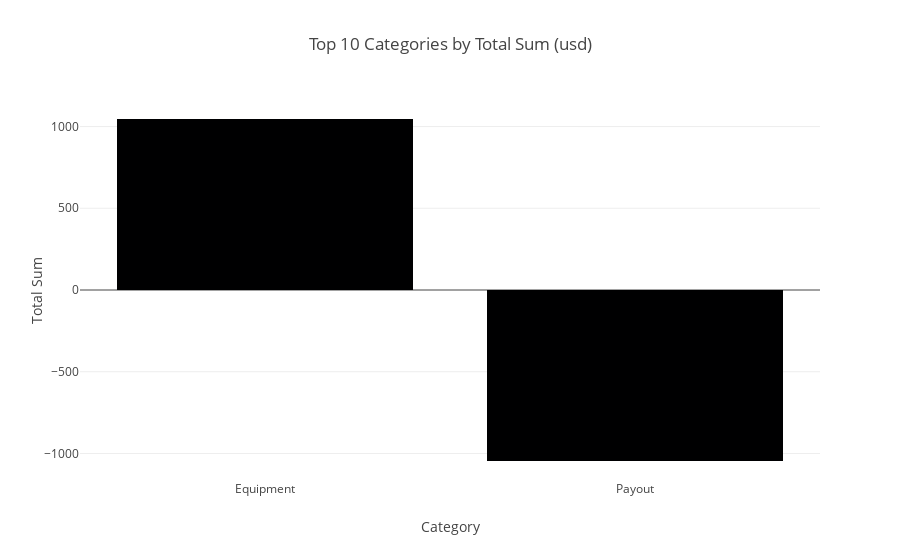
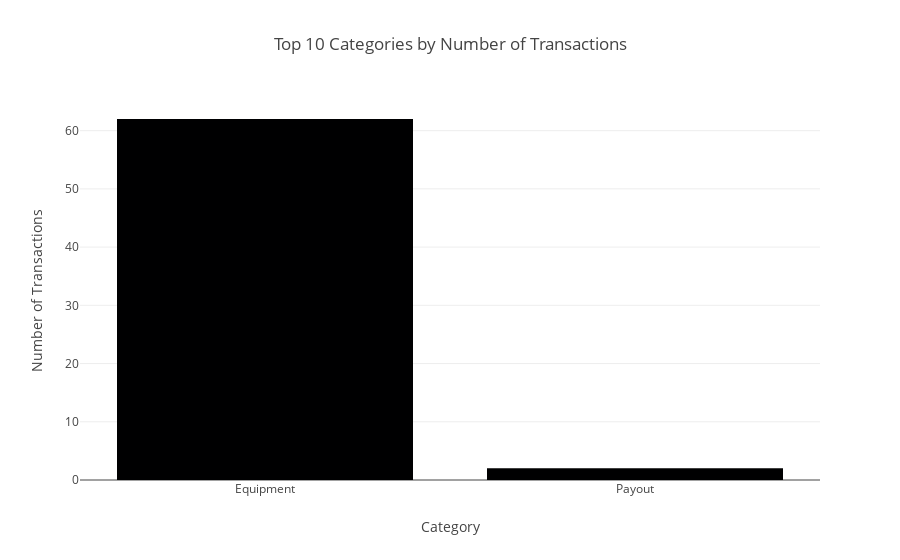
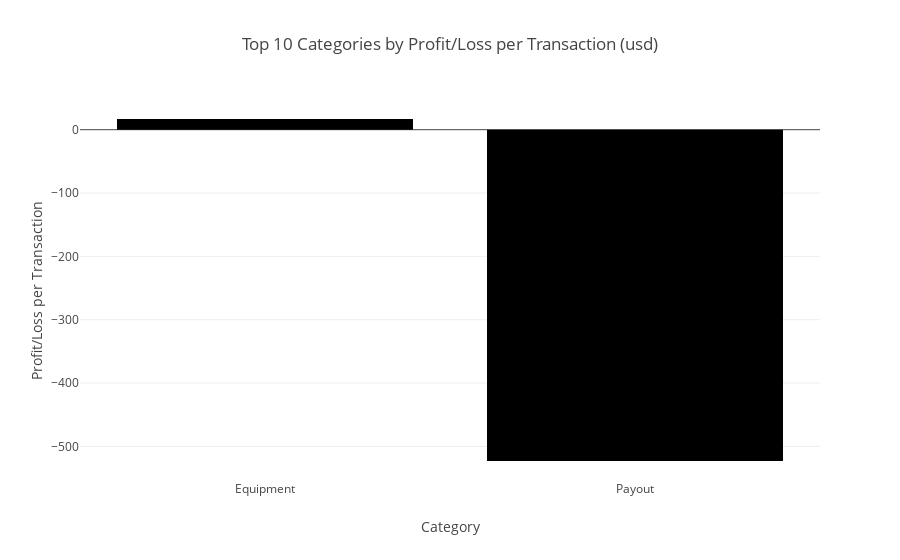

Notebook source saved alongside these figures, in order:
### Code cell
# Sort the DataFrame by 'Total Sum' in descending order and select the top 10 rows
top_10_total_sum_usd = category_summary_usd.sort_values(by='Total Sum', ascending=False).head(10)

# Create a horizontal bar graph for 'Total Sum'
fig_total_sum_usd = px.bar(top_10_total_sum_usd, x='Category', y='Total Sum',
                      title='Top 10 Categories by Total Sum (usd)')

# Create a horizontal bar graph for 'Number of Transactions'
top_10_transactions_usd = category_summary_usd.sort_values(by='Number of Transactions', ascending=False).head(10)
fig_transactions_usd = px.bar(top_10_transactions_usd, x='Category', y='Number of Transactions',
                          title='Top 10 Categories by Number of Transactions')

# Create a horizontal bar graph for 'Profit/Loss per Transaction'
top_10_profit_loss_usd = category_summary_usd.sort_values(by='Profit/Loss per Transaction', ascending=False).head(10)
fig_profit_loss_usd = px.bar(top_10_profit_loss_usd, x='Category', y='Profit/Loss per Transaction',
                        title='Top 10 Categories by Profit/Loss per Transaction (usd)')

# Show the interactive graphs
fig_total_sum_usd.show()
fig_transactions_usd.show()
fig_profit_loss_usd.show()

### Figure 1 — Plotly figure (JSON) as saved in the notebook; plotly's stock layout.template omitted (floating-point values rounded to 4 significant figures)
{"data": [{"alignmentgroup": "True", "hovertemplate": "Category=%{x}<br>Total Sum=%{y}<extra></extra>", "legendgroup": "", "marker": {"color": "#000001", "pattern": {"shape": ""}}, "name": "", "offsetgroup": "", "orientation": "v", "showlegend": false, "textposition": "auto", "type": "bar", "x": ["Equipment", "Payout"], "xaxis": "x", "y": [1046, -1046], "yaxis": "y"}], "layout": {"barmode": "relative", "legend": {"tracegroupgap": 0}, "title": {"text": "Top 10 Categories by Total Sum (usd)"}, "xaxis": {"anchor": "y", "domain": [0, 1], "title": {"text": "Category"}}, "yaxis": {"anchor": "x", "domain": [0, 1], "title": {"text": "Total Sum"}}}}

### Figure 2 — Plotly figure (JSON) as saved in the notebook; plotly's stock layout.template omitted (floating-point values rounded to 4 significant figures)
{"data": [{"alignmentgroup": "True", "hovertemplate": "Category=%{x}<br>Number of Transactions=%{y}<extra></extra>", "legendgroup": "", "marker": {"color": "#000001", "pattern": {"shape": ""}}, "name": "", "offsetgroup": "", "orientation": "v", "showlegend": false, "textposition": "auto", "type": "bar", "x": ["Equipment", "Payout"], "xaxis": "x", "y": [62, 2], "yaxis": "y"}], "layout": {"barmode": "relative", "legend": {"tracegroupgap": 0}, "title": {"text": "Top 10 Categories by Number of Transactions"}, "xaxis": {"anchor": "y", "domain": [0, 1], "title": {"text": "Category"}}, "yaxis": {"anchor": "x", "domain": [0, 1], "title": {"text": "Number of Transactions"}}}}

### Figure 3 — Plotly figure (JSON) as saved in the notebook; plotly's stock layout.template omitted (floating-point values rounded to 4 significant figures)
{"data": [{"alignmentgroup": "True", "hovertemplate": "Category=%{x}<br>Profit/Loss per Transaction=%{y}<extra></extra>", "legendgroup": "", "marker": {"color": "#000001", "pattern": {"shape": ""}}, "name": "", "offsetgroup": "", "orientation": "v", "showlegend": false, "textposition": "auto", "type": "bar", "x": ["Equipment", "Payout"], "xaxis": "x", "y": [16.87, -523], "yaxis": "y"}], "layout": {"barmode": "relative", "legend": {"tracegroupgap": 0}, "title": {"text": "Top 10 Categories by Profit/Loss per Transaction (usd)"}, "xaxis": {"anchor": "y", "domain": [0, 1], "title": {"text": "Category"}}, "yaxis": {"anchor": "x", "domain": [0, 1], "title": {"text": "Profit/Loss per Transaction"}}}}
